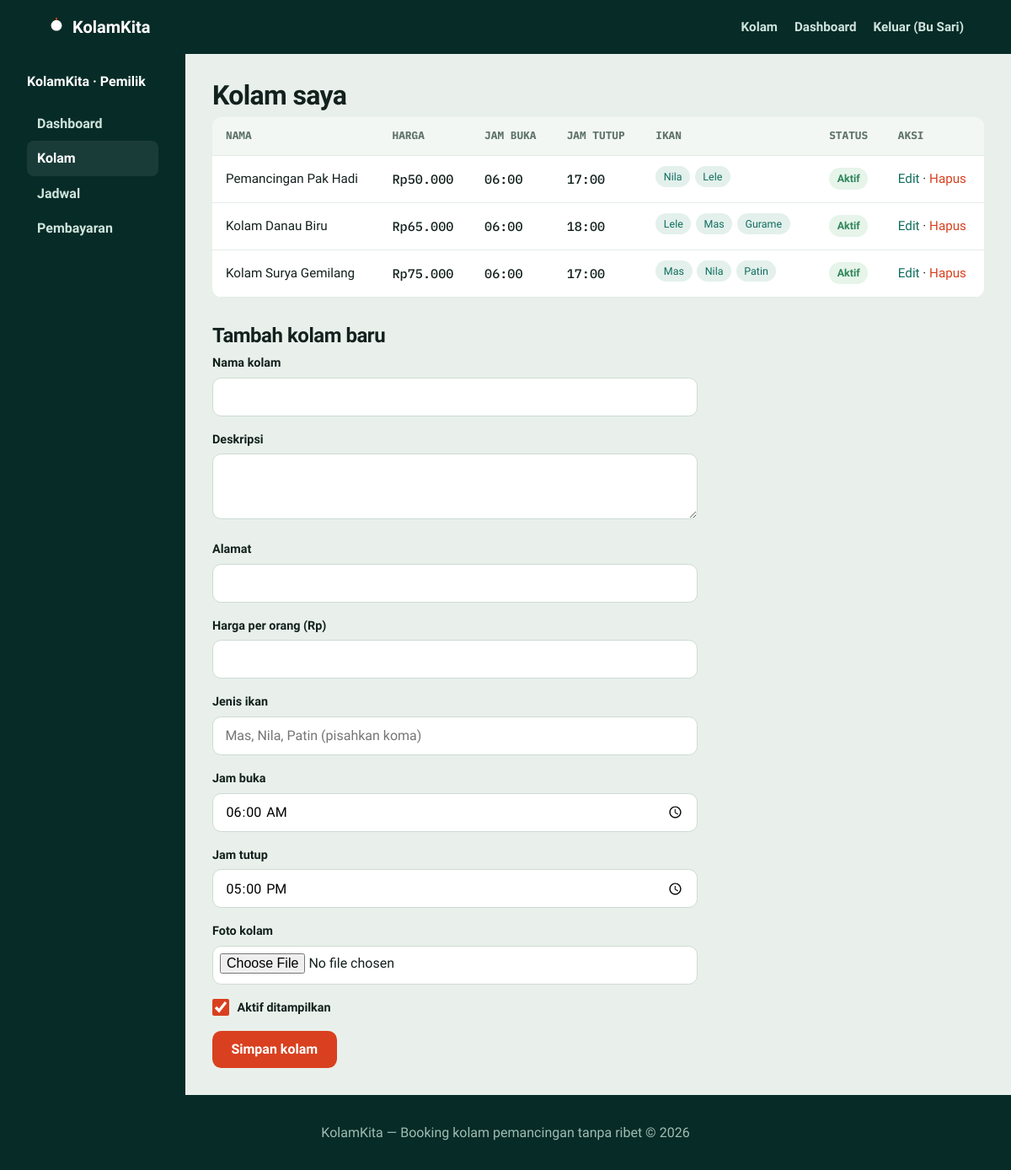
The app's page /public/owner/kolam.php (signed in), older data.
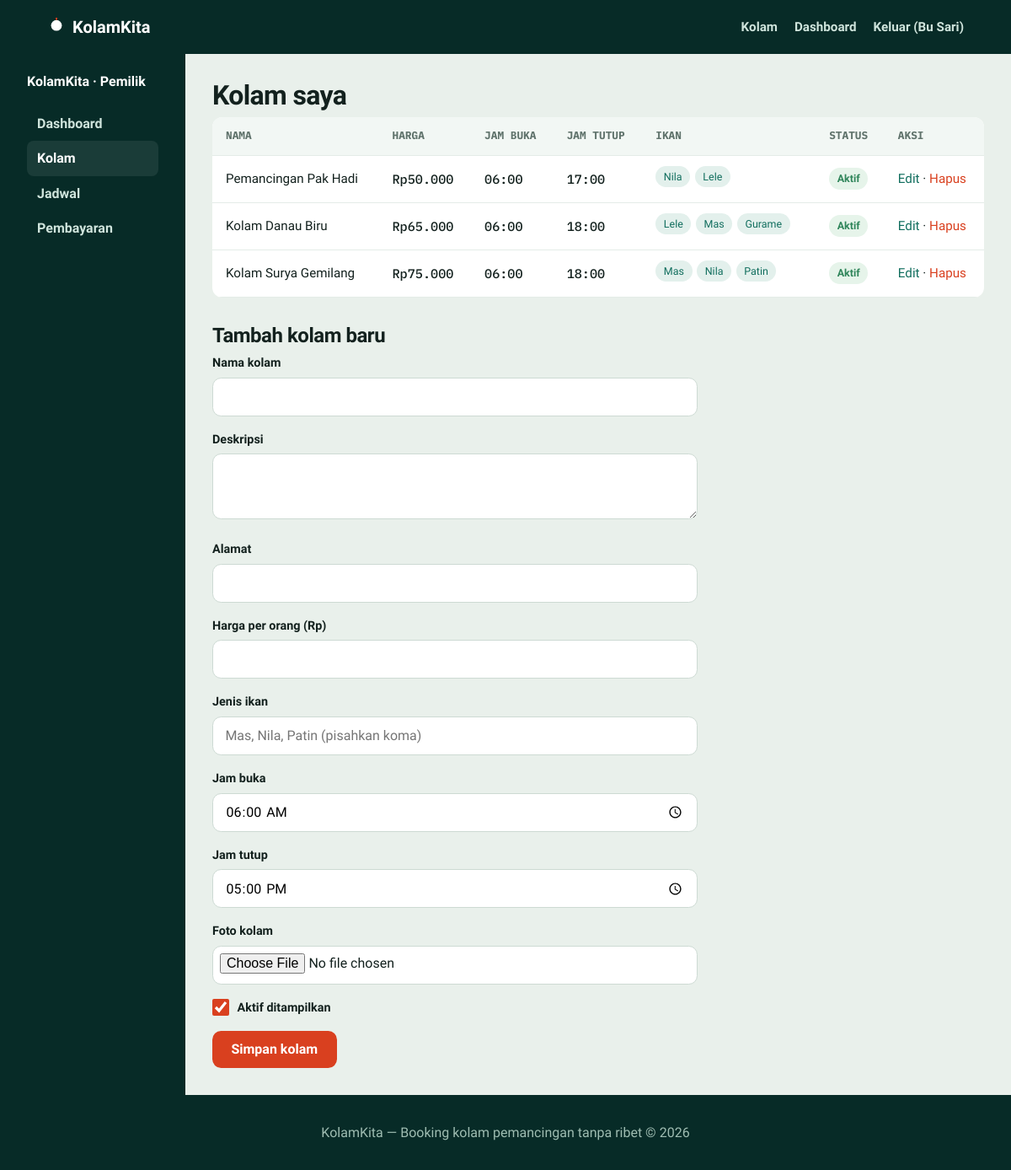
The same page, newer data.
### tables this page shows
CREATE TABLE kolam (
  id INT AUTO_INCREMENT PRIMARY KEY,
  owner_id INT NOT NULL,
  nama VARCHAR(120) NOT NULL,
  deskripsi TEXT,
  alamat VARCHAR(255),
  harga_per_slot DECIMAL(12,2) NOT NULL,
  jam_buka TIME, jam_tutup TIME,
  foto VARCHAR(255),
  is_aktif TINYINT(1) DEFAULT 1,
  jenis_ikan VARCHAR(255),
  FOREIGN KEY (owner_id) REFERENCES users(id),
  INDEX idx_owner (owner_id),
  INDEX idx_aktif (is_aktif)
);

### config/helpers.php (called while the page is built, shortened)
<?php
function e($str): string
{
    return htmlspecialchars((string) $str, ENT_QUOTES, 'UTF-8');
}
function format_rupiah($angka): string
{
    return 'Rp' . number_format((float) $angka, 0, ',', '.');
}

### public/owner/kolam.php (the view, shortened to what this page needs)
<?php
require_once __DIR__ . '/../../config/helpers.php';
require_once __DIR__ . '/../../config/database.php';
require_once __DIR__ . '/../../includes/header.php';
$ownerId = $_SESSION['user']['id'];
$stmt = $pdo->prepare('SELECT * FROM kolam WHERE owner_id = ? ORDER BY id DESC');
$stmt->execute([$ownerId]);
$kolamList = $stmt->fetchAll();
$edit = null;
?>
<div class="owner-shell">
  <aside class="owner-side">
    <strong style="color:#fff;display:block;margin-bottom:1rem">KolamKita · Pemilik</strong>
    <a href="dashboard.php">Dashboard</a>
    <a href="kolam.php" class="active">Kolam</a>
    <a href="jadwal.php">Jadwal</a>
    <a href="pembayaran.php">Pembayaran</a>
  </aside>
  <main class="owner-main">
    <h1>Kolam saya</h1>
    <div class="table-wrap">
    <table>
      <thead><tr><th>Nama</th><th>Harga</th><th>Jam buka</th><th>Jam tutup</th><th>Ikan</th><th>Status</th><th>Aksi</th></tr></thead>
      <tbody>
        <?php foreach ($kolamList as $k): ?>
        <tr>
          <td><?= e($k['nama']) ?></td>
          <td class="mono"><?= format_rupiah($k['harga_per_slot']) ?></td>
          <td class="mono"><?= e(substr($k['jam_buka'], 0, 5)) ?></td>
          <td class="mono"><?= e(substr($k['jam_tutup'], 0, 5)) ?></td>
          <td><?php foreach (explode(', ', $k['jenis_ikan'] ?? '') as $i): if (trim($i) !== ''): ?><span class="chip-ikan"><?= e(trim($i)) ?></span><?php endif; endforeach; ?></td>
          <td><span class="badge <?= $k['is_aktif'] ? 'badge-hijau' : 'badge-merah' ?>"><?= $k['is_aktif'] ? 'Aktif' : 'Nonaktif' ?></span></td>
          <td>
            <a href="?edit=<?= $k['id'] ?>">Edit</a> ·
            <form method="POST" style="display:inline" onsubmit="return confirm('Nonaktifkan kolam ini?')">
              <button type="submit" style="background:none;border:none;color:#D9401F;cursor:pointer;font:inherit;padding:0">Hapus</button>
            </form>
          </td>
        </tr>
        <?php endforeach; ?>
      </tbody>
    </table>
    </div>
    <h2 style="margin-top:2rem"><?= $edit ? 'Edit kolam' : 'Tambah kolam baru' ?></h2>
    <form method="POST" enctype="multipart/form-data" onsubmit="return cekHarga(this)" style="max-width:36rem">
      <label>Nama kolam</label><input type="text" name="nama" value="<?= e($edit['nama'] ?? '') ?>" required>
      <label>Deskripsi</label><textarea name="deskripsi" rows="3"><?= e($edit['deskripsi'] ?? '') ?></textarea>
      <label>Alamat</label><input type="text" name="alamat" value="<?= e($edit['alamat'] ?? '') ?>">
      <label>Harga per orang (Rp)</label><input type="number" name="harga" min="1" value="<?= e($edit['harga_per_slot'] ?? '') ?>" required>
      <label>Jenis ikan</label><input type="text" name="jenis_ikan" placeholder="Mas, Nila, Patin (pisahkan koma)" value="<?= e($edit['jenis_ikan'] ?? '') ?>" required>
      <label>Jam buka</label><input type="time" name="jam_buka" value="<?= e(substr($edit['jam_buka'] ?? '06:00', 0, 5)) ?>">
      <label>Jam tutup</label><input type="time" name="jam_tutup" value="<?= e(substr($edit['jam_tutup'] ?? '17:00', 0, 5)) ?>">
      <label>Foto kolam</label><input type="file" name="foto" accept="image/jpeg,image/png">
      <label class="check-row"><input type="checkbox" name="aktif" <?= ($edit ? $edit['is_aktif'] : 1) ? 'checked' : '' ?>> Aktif ditampilkan</label>
      <button class="btn btn-primary" type="submit"><?= $edit ? 'Simpan perubahan' : 'Simpan kolam' ?></button>
    </form>
  </main>
</div>
<?php require_once __DIR__ . '/../../includes/footer.php'; ?>

### includes/header.php (shortened to what this page needs)
<?php
require_once __DIR__ . '/../config/helpers.php';
$_user = $_SESSION['user'] ?? null;
?>
<!DOCTYPE html>
<html lang="id">
<head>
  <?php
  $cssVer = @filemtime(__DIR__ . '/../public/assets/css/style.css') ?: '1'; ?>
  <link rel="stylesheet" href="/Booking_Pemancingan/public/assets/css/style.css?v=<?= $cssVer ?>">
</head>
<body>
<header class="site-header">
  <div class="container">
    <a class="brand" href="/Booking_Pemancingan/public/index.php">
      <svg width="22" height="22" viewBox="0 0 24 24" fill="none"><circle cx="12" cy="10" r="7" fill="#fff"/><path d="M12 3v-3" stroke="#D9401F" stroke-width="2"/></svg>
      KolamKita
    </a>
    <nav class="nav">
      <a href="/Booking_Pemancingan/public/semua-kolam.php">Kolam</a>
      <?php if ($_user && $_user['role'] === 'pemancing'): ?>
        <a href="/Booking_Pemancingan/public/riwayat.php">Riwayat</a>
      <?php elseif ($_user && $_user['role'] === 'pemilik'): ?>
        <a href="/Booking_Pemancingan/public/owner/dashboard.php">Dashboard</a>
      <?php endif; ?>
      <?php if ($_user): ?>
        <a href="/Booking_Pemancingan/public/logout.php">Keluar (<?= e($_user['nama']) ?>)</a>
      <?php else: ?>
        <a href="/Booking_Pemancingan/public/login.php">Masuk</a>
      <?php endif; ?>
    </nav>
  </div>
</header>

### includes/footer.php (shortened to what this page needs)
<footer>
  <div class="container">KolamKita — Booking kolam pemancingan tanpa ribet &copy; <?= date('Y') ?></div>
</footer>
</body>
</html>

### public/assets/css/style.css (style rules this page uses)
:root { --kolam-dalam: #072B27; --air-siang: #116E5E; --kabut: #E9F0EB; --pelampung: #D9401F; --busa: #FFFFFF; --tinta: #13211E; --abu: #5F726B; --badge-kuning-bg: #FDF6E3; --badge-kuning-fg: #B7791F; --badge-biru-bg: #E3F0EC; --badge-biru-fg: #116E5E; --badge-hijau-bg: #E6F4EA; --badge-hijau-fg: #2F855A; --badge-merah-bg: #FBEAE6; --badge-merah-fg: #D9401F; --radius: .75rem; --max: 72rem; --gutter: 1.25rem; --pad-l: max(var(--gutter, 1.25rem), env(safe-area-inset-left, 0px)); --pad-r: max(var(--gutter, 1.25rem), env(safe-area-inset-right, 0px)); }
@media (min-width: 768px) { :root { --gutter: 2rem; } }
* { box-sizing: border-box; }
body { margin: 0; min-height: 100vh; min-height: 100dvh; display: flex; flex-direction: column; background: var(--kabut); color: var(--tinta); font-family: 'Plus Jakarta Sans', system-ui, sans-serif; font-size: 1rem; line-height: 1.6; }
h1,h2,h3 { font-family: 'Bricolage Grotesque', sans-serif; font-weight: 800; line-height: 1.1; margin: 0 0 .5rem; letter-spacing: -0.02em; }
.mono { font-family: 'IBM Plex Mono', monospace; font-weight: 500; }
a { color: var(--air-siang); text-decoration: none; }
.container { max-width: var(--max); margin: 0 auto; padding: 0 var(--gutter, 1.25rem); padding-left: var(--pad-l, 1.25rem); padding-right: var(--pad-r, 1.25rem); }
.site-header { background: var(--kolam-dalam); color: #fff; padding: 1rem 0; }
.site-header .container { display: flex; align-items: center; justify-content: space-between; gap: 1rem; flex-wrap: wrap; }
.brand { color:#fff; font-family:'Bricolage Grotesque'; font-weight:800; font-size:1.25rem; display:flex; align-items:center; gap:.5rem; }
.nav { display:flex; gap:1.25rem; align-items:center; flex-wrap:wrap; }
.nav a { color:#cfe4dc; font-weight:600; font-size:.95rem; }
.btn { display:inline-flex; align-items:center; justify-content:center; gap:.4rem; border:none; cursor:pointer; border-radius:.65rem; padding:.75rem 1.4rem; font-weight:600; font-size:1rem; font-family:inherit; min-height:44px; }
.btn-primary { background: var(--pelampung); color:#fff; }
label { display:block; font-weight:600; margin-bottom:.35rem; font-size:.9rem; }
input:not([type="checkbox"]):not([type="radio"]), select, textarea { width:100%; min-height:46px; border:1.5px solid #cddad3; border-radius:.65rem; padding:.6rem .9rem; font-size:1rem; font-family:inherit; background:#fff; margin-bottom:1rem; }
input[type="file"]:not([type="checkbox"]) { padding:.5rem; }
input[type="checkbox"], input[type="radio"] { width:20px; height:20px; min-height:0; margin:0; accent-color:var(--pelampung); flex-shrink:0; cursor:pointer; }
.check-row { display:flex; align-items:center; gap:.6rem; margin-bottom:1rem; font-weight:600; font-size:.9rem; cursor:pointer; }
table { width:100%; border-collapse:collapse; background:var(--busa); border-radius:var(--radius); overflow:hidden; }
th, td { text-align:left; padding:.75rem 1rem; border-bottom:1px solid #e4ece7; font-size:.95rem; }
th { font-family:'IBM Plex Mono'; font-size:.8rem; text-transform:uppercase; color:#5f726b; background:#f2f7f4; }
.table-wrap { overflow-x:auto; }
.badge { display:inline-block; padding:.2rem .6rem; border-radius:999px; font-size:.78rem; font-weight:600; }
.chip-ikan { display:inline-block; background:#E3F0EC; color:#116E5E; padding:.15rem .6rem; border-radius:999px; font-size:.78rem; font-weight:500; margin:0 .35rem .35rem 0; }
.badge-hijau { background:var(--badge-hijau-bg); color:var(--badge-hijau-fg); }
.owner-shell { display:flex; flex:1 0 auto; min-height:0; }
.owner-side { width:220px; background:var(--kolam-dalam); color:#cfe4dc; padding:1.25rem var(--gutter, 1.25rem); padding-left:var(--pad-l, 1.25rem); padding-right:var(--pad-r, 1.25rem); flex-shrink:0; }
.owner-side a { display:block; color:#cfe4dc; padding:.5rem .75rem; border-radius:.5rem; font-weight:600; }
.owner-side a:hover, .owner-side a.active { background:rgba(255,255,255,.08); color:#fff; text-decoration:none; }
.owner-main { flex:1; padding:1.5rem var(--gutter, 1.25rem) 2.5rem; padding-left:var(--pad-l, 1.25rem); padding-right:var(--pad-r, 1.25rem); }
@media (min-width:768px) { .owner-main { padding-top:2rem; padding-bottom:2rem; } }
footer { background:var(--kolam-dalam); color:#9fbdb2; padding:2rem 0; margin-top:auto; text-align:center; }

Row changes from the older to the newer data that the page shows:
changed kolam "Kolam Surya Gemilang": jam_tutup "17:00" → "18:00"
